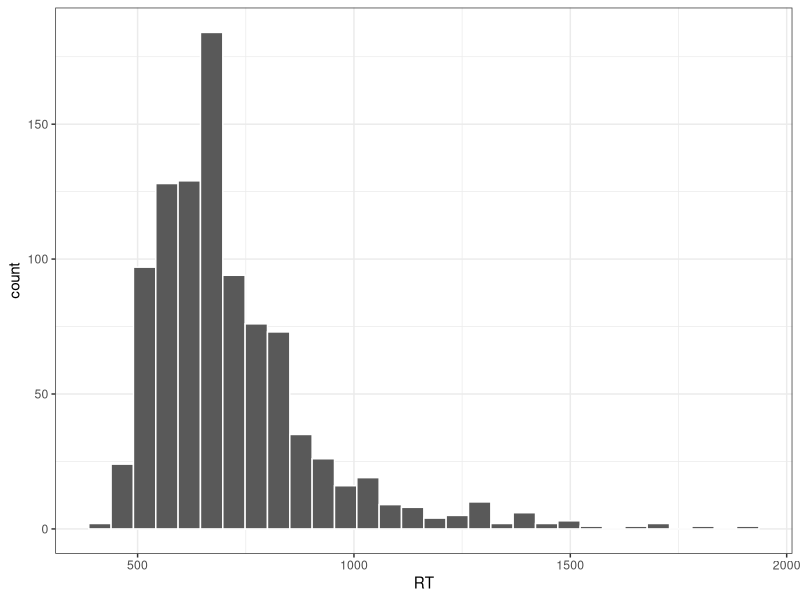
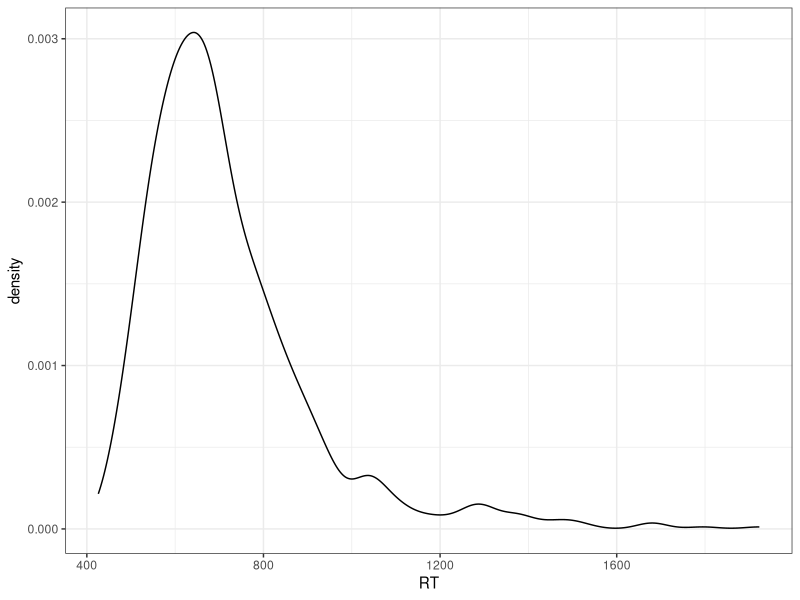
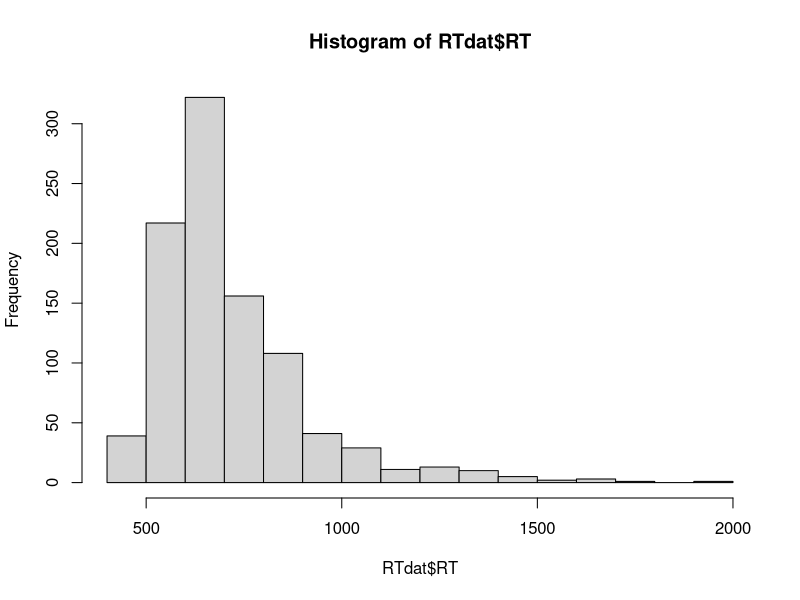
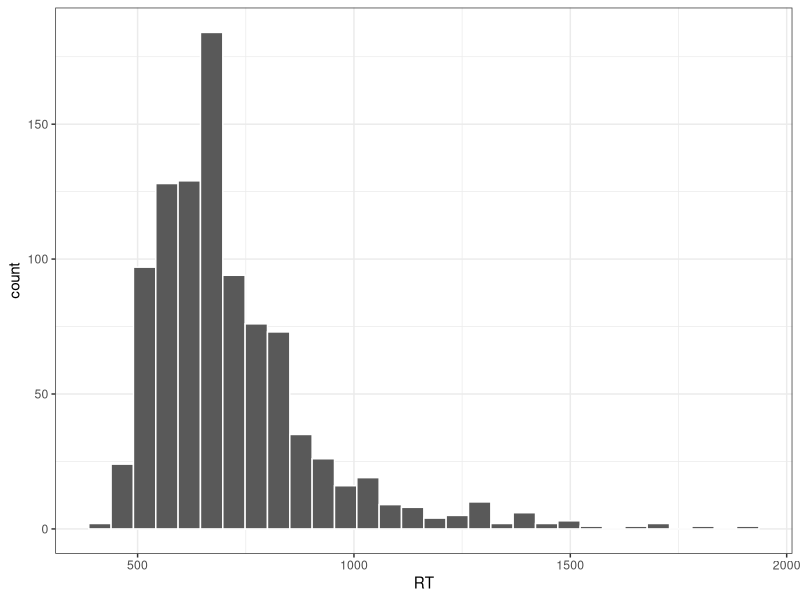
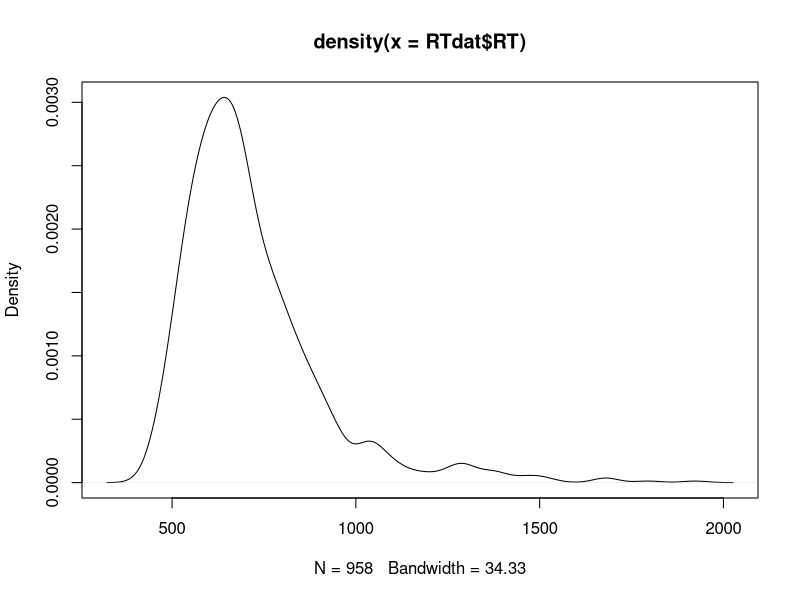
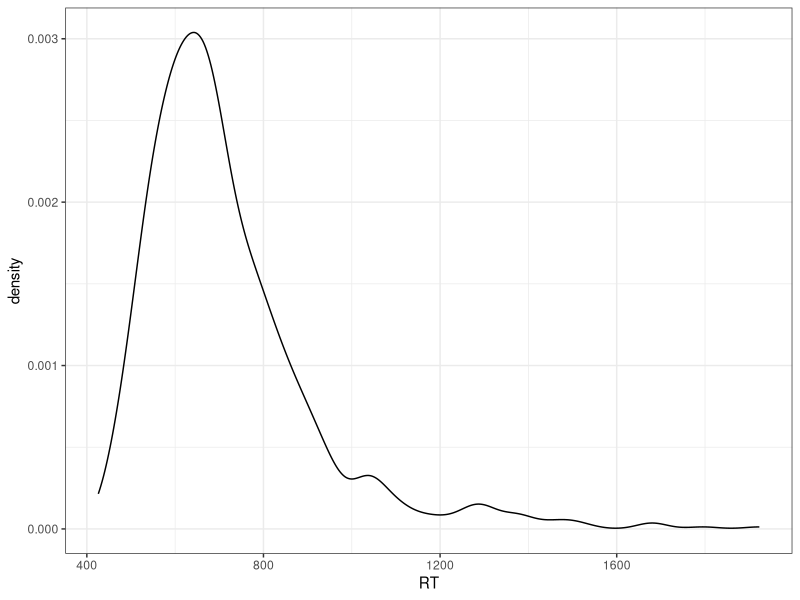
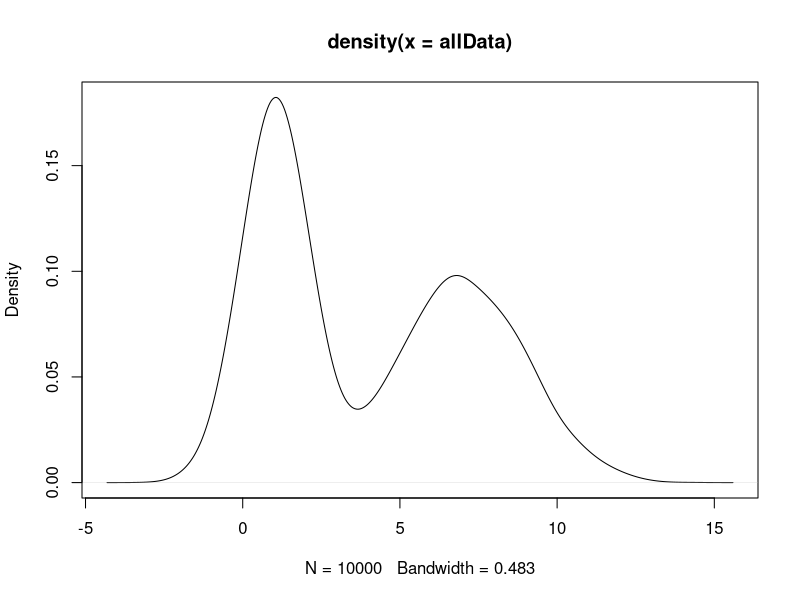
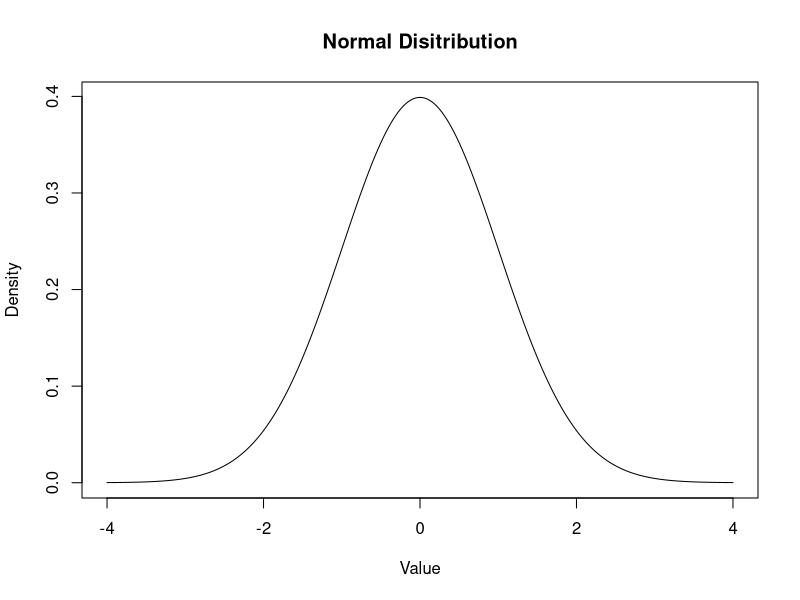

R code for these plots, in order:
RTdat = read.table("RTdat.txt", header = T)

# Figure 6a
png(filename = "ch4.figure6a.png", width = 1200, height = 900, units = "px",
    bg = "white", res = 200)

hist(RTdat$RT)

dev.off()

# Figure 6b
library(ggplot2)

ggplot(RTdat, aes(x = RT)) + 
  geom_histogram(color = "white") + 
  theme_bw()

ggsave(file = "ch4.figure6b.png", width = 1200, height = 900, units = "px",
       dpi = 200)

# Figure 7a
png(filename = "ch4.figure7a.png", width = 1200, height = 900, units = "px",
    bg = "white", res = 200)

plot(density(RTdat$RT))

dev.off()

# Figure 7b
ggplot(RTdat, aes(x = RT)) + geom_density(color = "black") + theme_bw()

ggsave(file = "ch4.figure7b.png", width = 1200, height = 900, units = "px",
       dpi = 200)

# Figure 8
set.seed(98)
dataA = rnorm(5000, mean = 1)
set.seed(102)
dataB = rnorm(5000, mean = 7, sd = 2)

allData = c(dataA, dataB)

png(filename = "ch4.figure8.png", width = 1200, height = 900, units = "px",
    bg = "white", res = 200)

plot(density(allData))

dev.off()

# Figure 9
density = dnorm(seq(from = -4, to = 4, by = .01))
dataC = seq(from = -4, to = 4, by = .01)

png(filename = "ch4.figure9.png", width = 1200, height = 900, units = "px",
    bg = "white", res = 200)

plot(x = dataC, y = density, type = "l", main = "Normal Disitribution",
     xlab = "Value", ylab = "Density")

dev.off()

# Figure 10
png(filename = "ch4.figure10.png", width = 1200, height = 900, units = "px",
    bg = "white", res = 200)

plot(density(RTdat$RT))				
abline(v = mean(RTdat$RT) - 2 * sd(RTdat$RT))	
abline(v = mean(RTdat$RT) + 2 * sd(RTdat$RT))	

dev.off()

# Figure 11
png(filename = "ch4.figure11.png", width = 1200, height = 900, units = "px",
    bg = "white", res = 200)

boxplot(RTdat$RT, outline = T, xlab = "Box Plot", ylab = "RT (ms)")

dev.off()

# Figure 12
png(filename = "ch4.figure12.png", width = 1200, height = 900, units = "px",
    bg = "white", res = 200)

v = -10:10
v.abs = abs(v)			
plot(v.abs ~ v, type = "l")

dev.off()

# Figure 13
png(filename = "ch4.figure13.png", width = 1200, height = 900, units = "px",
    bg = "white", res = 200)

v.sq = v^2
plot(v.sq ~ v, type = "l")

dev.off()